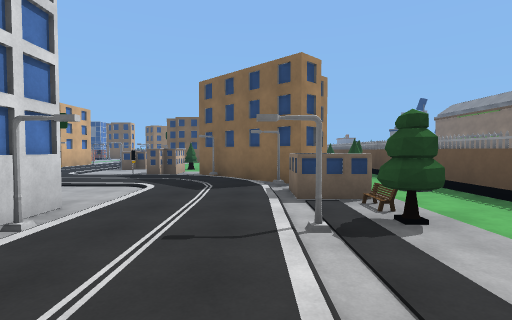
View 1 (above)

24 first-person views from a walk through a Unity game level. The camera is 1.4 m above the floor, tilts 2° down and sees 85° across. The floor is counted in squares, 2 m on a side. Each view is taken from the middle of a square. On the plan, view 1 faces up. The plan holds only what a view shows up to about 9 squares ahead; the rest is blank. The place goes on beyond the plan. Some animated figures are not drawn. Surface patterns are stand-ins for the level's own textures.

View 2
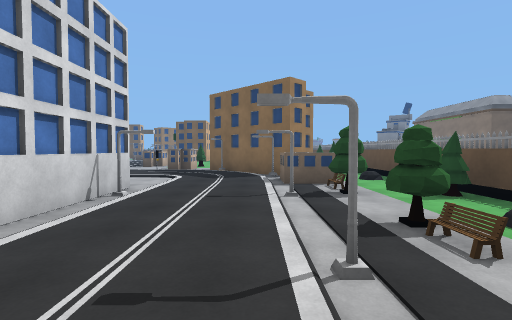

View 3
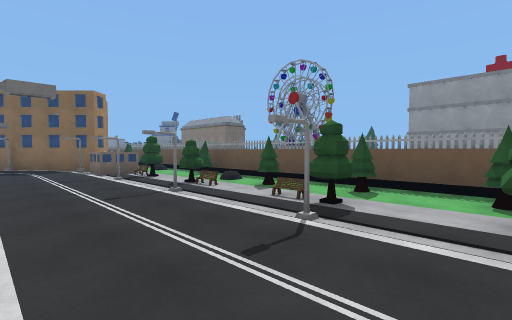

View 4
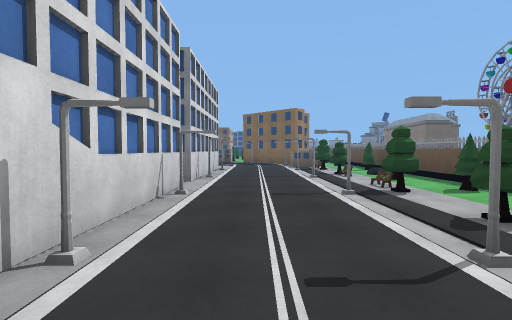

View 5
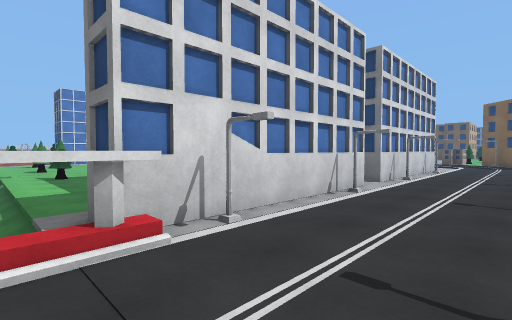

View 6
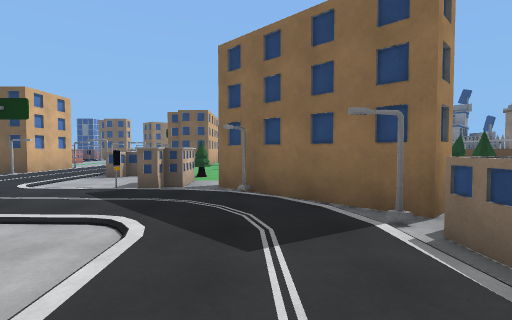

View 7
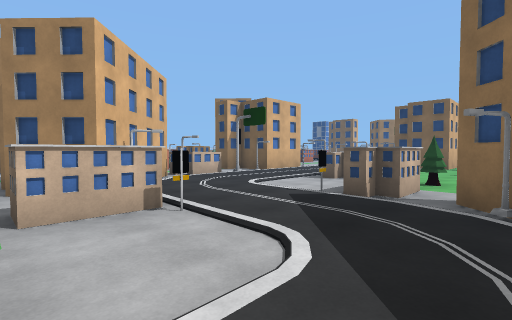

View 8
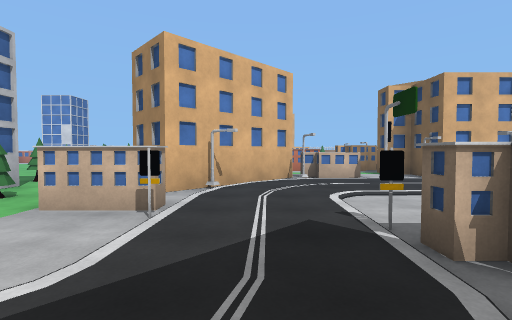

View 9
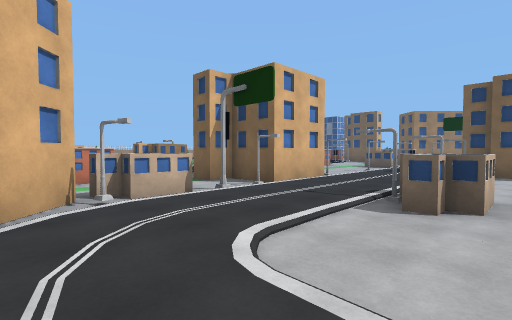

View 10
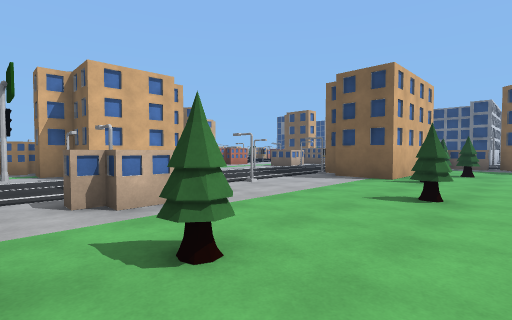

View 11
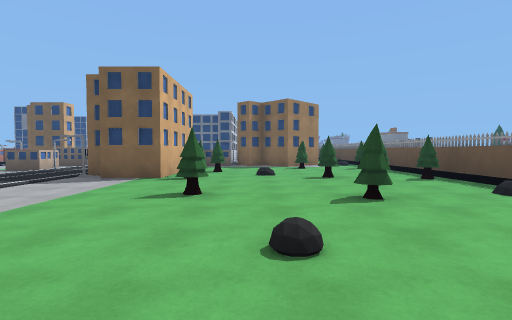

View 12
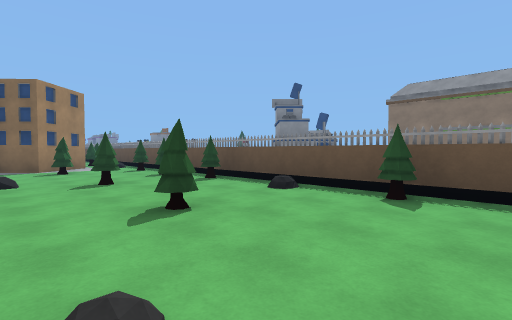

View 13
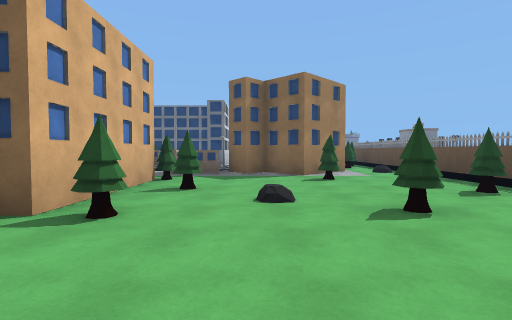

View 14
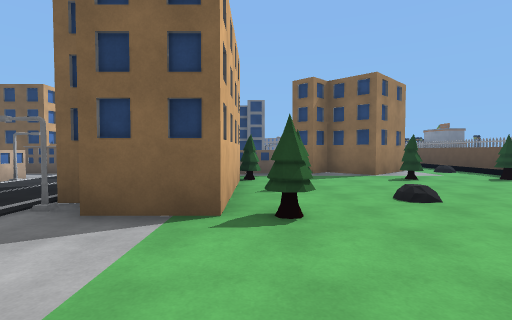

View 15
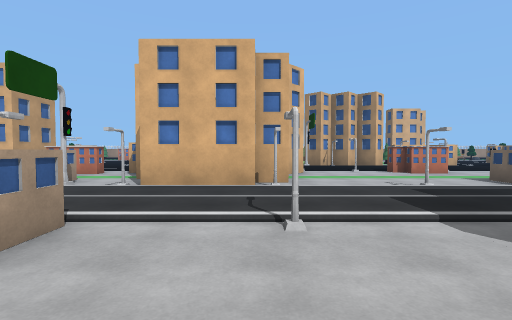

View 16
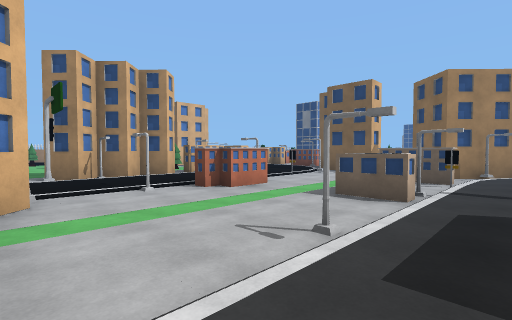

View 17
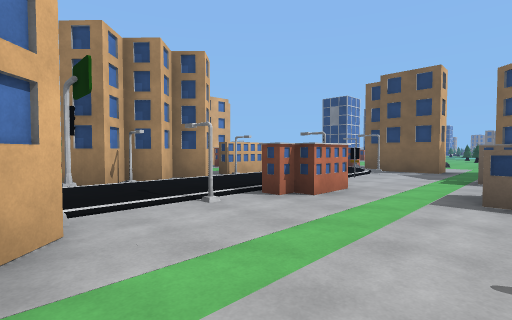

View 18
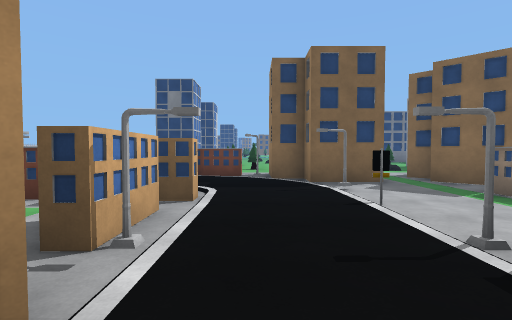

View 19
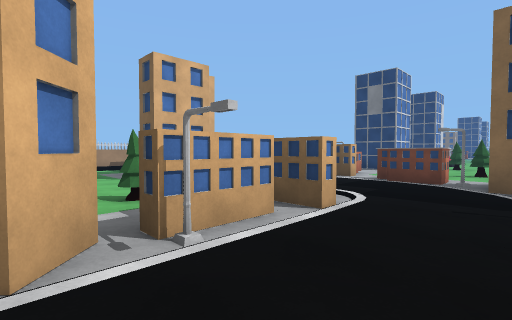

View 20
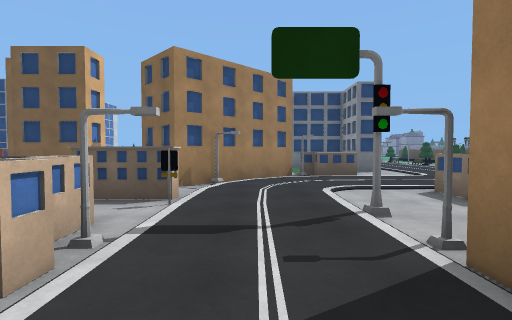

View 21
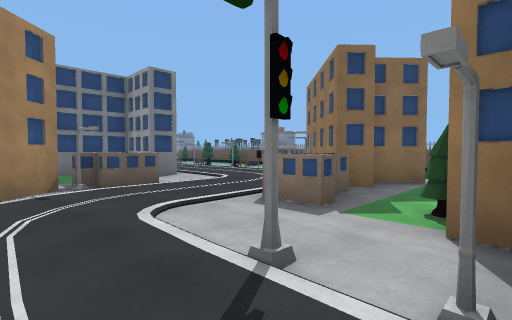

View 22
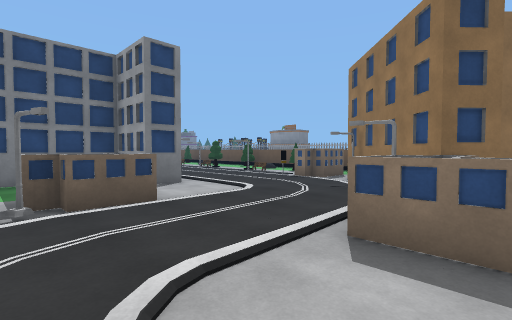

View 23
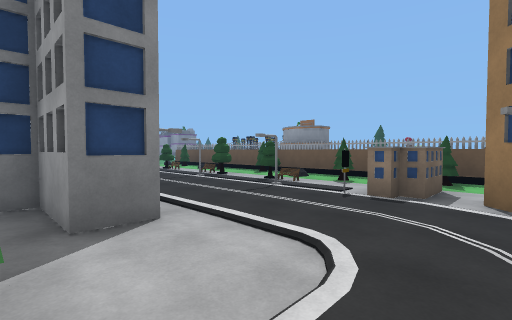

View 24
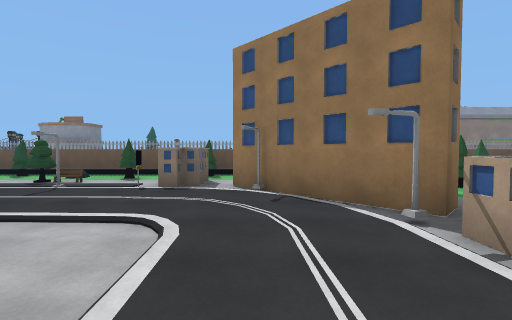

### Floor plan
Key: @ floor where view 1 was taken; # wall or solid block; x gap in a wall; . main floor; : floor 0.25 m higher than the main floor; - floor 0.25 m lower than the main floor; / step, stairs or slope; = window, fence, low wall or low ledge; ^ raised ledge.
Columns run from 18 left of view 1 to 4 right of it. Each row starts with its distance up from view 1.
 33                   ..  #
 32                  ...#x#
 31                  .....#
 30    ..       ####/...#.#
 29    .#       ...#=..#..#
 28    ..       ...#/.....#
 27  #x#.       ..^./..##.#
 26  /...##.-####^#//./..##
 25   ..#.##-##/......##
 24   .../..-##....../##
 23    /....-#/...#^#####:#
 22  .##....-#/...##..#...#
 21 ..#/....-^/...##...#.##
 20 ..##..#.-^/.#.#.......#
 19   ##..#.-./.. #.#....##
 18   ##....-./..##.......#
 17   ##..#.-.#.#.##...#.##
 16   ./....-./...........#
 15       ##-./...........#
 14          #/.#...#..#..#
 13          #/...........#
 12       # ##/..^........#
 11       #.-./..^.#.... .#
 10       x.-./.......    #
  9       #.-^/....#.#   ##
  8       # -##../#//######
  7       #   #/......#####
  6           ##/#//...# .#
  5           ##x#../..^ .#
  4           ....../..##.#
  3             .# #/..##x#
  2           #.## #/.....#
  1           .##  #/...#.#
  0                #/.@.=##
 -1                #/...###
 -2                ./...=##
 -3                #/...###
 -4                #/.....#
 -5                #/...###
 -6        .-...   ##..#
 -7        .-#.....##..
 -8        /////////=..

Positions as (right, up) in squares from view 1, and headings:
1: (0, 0), facing up
2: (0, -2), facing up
3: (-2, -5), facing up-right
4: (-1, -8), facing up
5: (0, -8), facing up-left
6: (-1, 3), facing up
7: (-1, 4), facing up-left
8: (-1, 7), facing left
9: (-4, 7), facing up-left
10: (-1, 10), facing up-left
11: (-1, 10), facing up
12: (-1, 11), facing up-right
13: (-1, 14), facing up
14: (-3, 14), facing up
15: (-3, 14), facing left
16: (-7, 15), facing up-left
17: (-9, 15), facing up-left
18: (-14, 18), facing up
19: (-13, 19), facing up-left
20: (-7, 18), facing up
21: (-7, 20), facing up-right
22: (-6, 22), facing up-right
23: (-4, 25), facing up-right
24: (-5, 25), facing right
